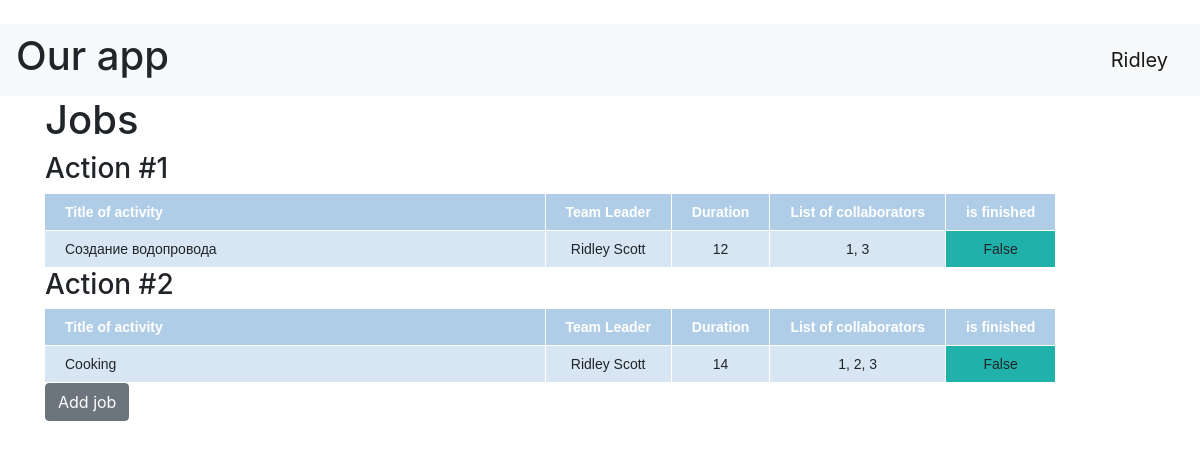
The page / (signed in) on the database its author committed.
### data/users.py (models this page shows, shortened)
class User(SqlAlchemyBase, UserMixin):
    __tablename__ = 'users'
    id = sqlalchemy.Column(sqlalchemy.Integer,
                           primary_key=True, autoincrement=True)
    surname = sqlalchemy.Column(sqlalchemy.String, nullable=True)
    name = sqlalchemy.Column(sqlalchemy.String, nullable=True)
    age = sqlalchemy.Column(sqlalchemy.Integer, nullable=True)
    position = sqlalchemy.Column(sqlalchemy.String, nullable=True)
    speciality = sqlalchemy.Column(sqlalchemy.String, nullable=True)
    address = sqlalchemy.Column(sqlalchemy.String, nullable=True)
    email = sqlalchemy.Column(sqlalchemy.String,
                              index=True, unique=True, nullable=True)
    hashed_password = sqlalchemy.Column(sqlalchemy.String, nullable=True)
    created_date = sqlalchemy.Column(sqlalchemy.DateTime,
                                     default=datetime.datetime.now)
    news = orm.relation("Jobs", back_populates='user')

class Jobs(SqlAlchemyBase):
    __tablename__ = 'jobs'
    id = sqlalchemy.Column(sqlalchemy.Integer,
                           primary_key=True, autoincrement=True)
    team_leader = sqlalchemy.Column(sqlalchemy.Integer,
                                    sqlalchemy.ForeignKey("users.id"))
    job = sqlalchemy.Column(sqlalchemy.String, nullable=True)
    work_size = sqlalchemy.Column(sqlalchemy.Integer, nullable=True)
    collaborators = sqlalchemy.Column(sqlalchemy.String, nullable=True)
    start_date = sqlalchemy.Column(sqlalchemy.DateTime)
    end_date = sqlalchemy.Column(sqlalchemy.DateTime)
    is_finished = sqlalchemy.Column(sqlalchemy.Boolean, nullable=True)
    user = orm.relation('User')

### main.py (the view)
    @app.route("/")
    def index():
        session = db_session.create_session()
        jobs = []
        if current_user.is_authenticated:
            for job in session.query(Jobs).all():
                if current_user.id in list(map(int, job.collaborators.split(', '))):
                    jobs.append(job)
        else:
            jobs = session.query(Jobs).all()
        return render_template("index.html", news=jobs)

### data/db_session.py (called while the page is built)
def create_session() -> Session:
    global __factory
    return __factory()

### main.py (called while the page is built)
@login_manager.user_loader
def load_user(user_id):
    session = db_session.create_session()
    return session.query(User).get(user_id)

### templates/index.html (shortened to what this page needs)
﻿{% extends "base.html" %}
{% block content %}
<h1>Jobs</h1>
{% for item in news %}
<h3>Action #{{ loop.index }}</h3>
<table>
<tr>
  <th width=500px>Title of activity</th>
  <th>Team Leader</th>
  <th>Duration</th>
  <th>List of collaborators</th>
  <th>is finished</th>
</tr>
<tr>
  <td>{{ item.job }}</td>
  <td>{{ item.user.name }} {{ item.user.surname }}</td>
  <td>{{ item.work_size }}</td>
  <td>{{ item.collaborators }}</td>
  <td>{{ item.is_finished }}</td>
</tr>
</table>
{% endfor %}
<a href="jobs" class="btn btn-secondary">Add job</a>
{% endblock %}

### templates/base.html (shortened to what this page needs)
<!doctype html>
<html lang="en">
<head>
    <link rel="stylesheet"
          href="https://stackpath.bootstrapcdn.com/bootstrap/4.4.1/css/bootstrap.min.css"
>
</head>
<body>
<header>
    <nav class="navbar navbar-light bg-light">
        <h1>Our app</h1>
	{% if current_user.is_authenticated %}
        <a class="navbar-brand" href="/logout">{{ current_user.name }}</a>
        {% else %}
	<h2>Mars out</h2>
        <p>
        <a class="btn btn-primary " href="/register">Sign up</a>
        <a class="btn btn-success" href="/login">Sign in</a>
    	</p>
{% endif %}
    </nav>
</header>
<main role="main" class="container">
    {% block content %}{% endblock %}
</main>
</body>
</html>

### templates/index.html (style rules this page uses)
table { font-family: "Lucida Sans Unicode", "Lucida Grande", Sans-Serif; font-size: 14px; border-collapse: collapse; text-align: center; }
th { background: #AFCDE7; color: white; padding: 10px 20px; }
td:last-child { background: #20B2AA }
th, td { border-style: solid; border-width: 0 1px 1px 0; border-color: white; }
td { background: #D8E6F3; padding: 10px 20px; }
th:first-child, td:first-child { text-align: left; }

### rows shown on the page
User: name "Ridley"
Jobs: job "Создание водопровода", user.name "Ridley", user.surname "Scott", work_size "12", collaborators "1, 3", is_finished "False"
Jobs: job "Cooking", user.name "Ridley", user.surname "Scott", work_size "14", collaborators "1, 2, 3", is_finished "False"
